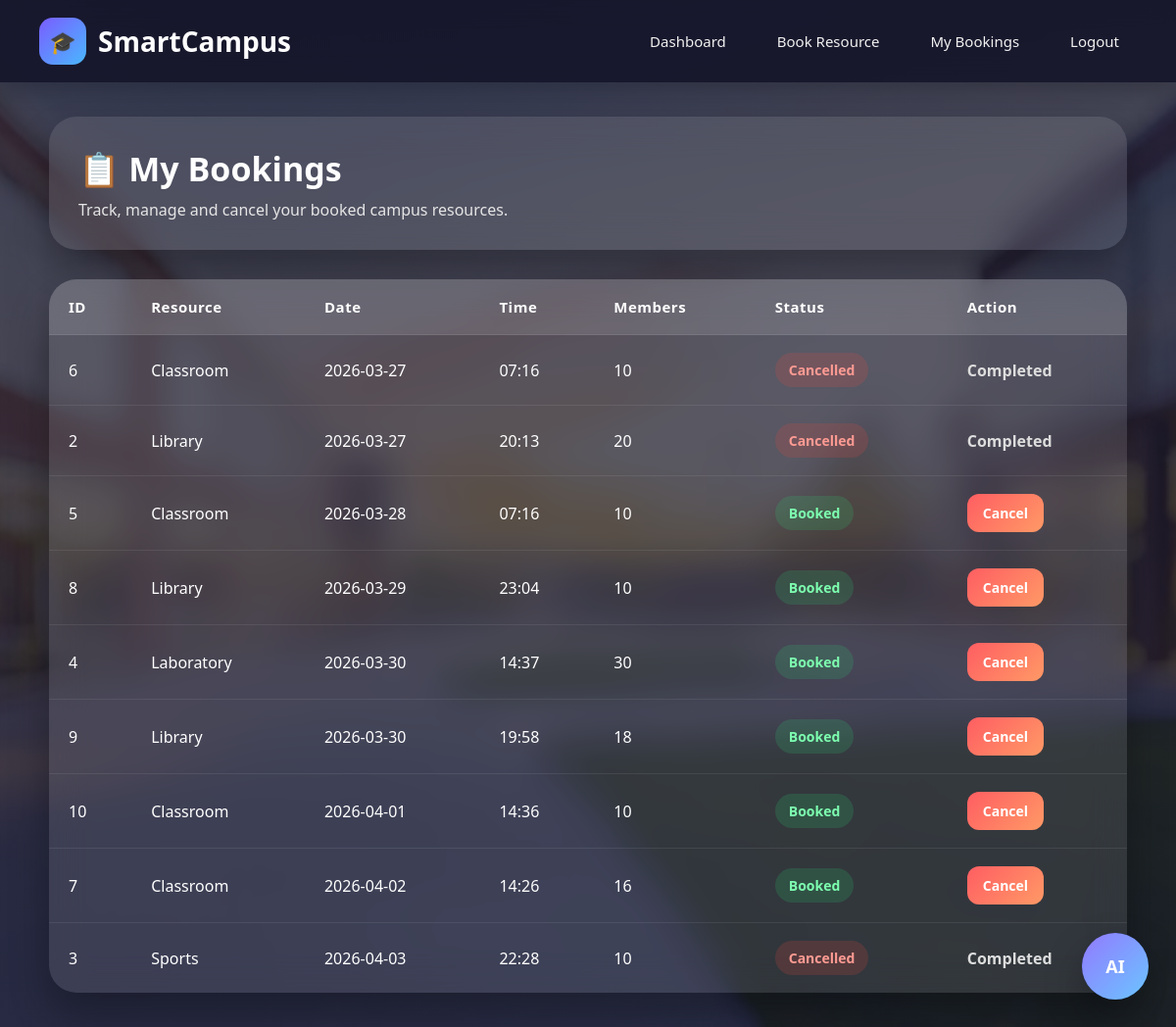
Page /view_bookings (signed in) on the earlier database version.
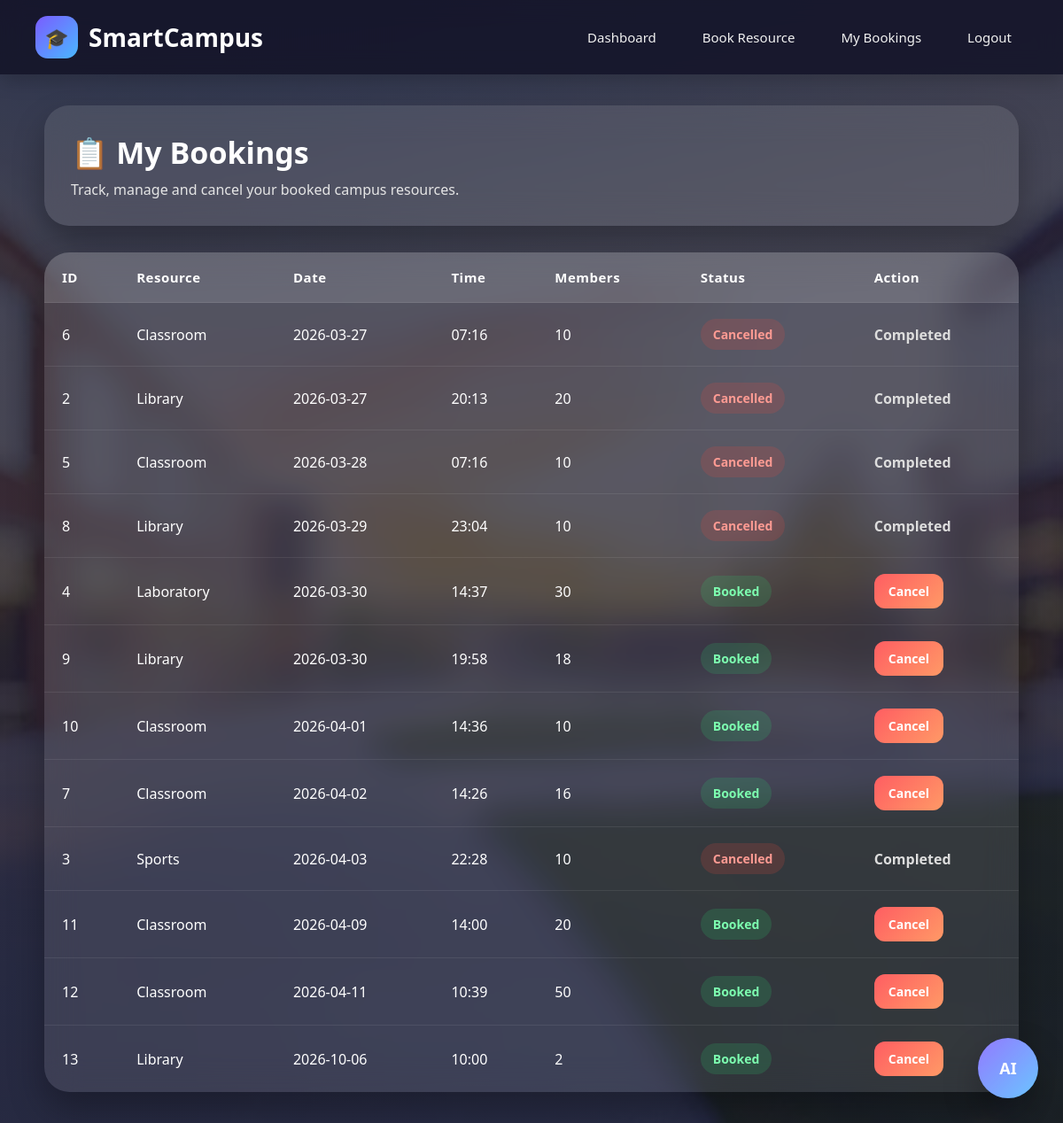
Same page on the later database version.
### tables this page shows
CREATE TABLE bookings(
id INTEGER PRIMARY KEY AUTOINCREMENT,
user TEXT,
resource TEXT,
date TEXT,
time TEXT,
members INTEGER,
status TEXT
);

### app.py (the view)
@app.route("/view_bookings")
def view_bookings():
    if "user" not in session:
        return redirect("/")
    conn = sqlite3.connect("campus.db")
    cursor = conn.cursor()
    cursor.execute("""
        SELECT * FROM bookings
        WHERE user=?
        ORDER BY date,time
    """,(session["user"],))
    bookings = cursor.fetchall()
    conn.close()
    return render_template("view_bookings.html", bookings=bookings)

### templates/view_bookings.html (shortened to what this page needs)
{% extends "base.html" %}
{% block content %}
<div class="page-header">
    <h1>📋 My Bookings</h1>
    <p>Track, manage and cancel your booked campus resources.</p>
</div>
<div class="table-card">
    <div class="table-wrapper">
        {% if bookings %}
        <table>
            <thead>
                <tr>
                    <th>ID</th>
                    <th>Resource</th>
                    <th>Date</th>
                    <th>Time</th>
                    <th>Members</th>
                    <th>Status</th>
                    <th>Action</th>
                </tr>
            </thead>
            <tbody>
                {% for booking in bookings %}
                <tr>
                    <td>{{ booking[0] }}</td>
                    <td>{{ booking[2] }}</td>
                    <td>{{ booking[3] }}</td>
                    <td>{{ booking[4] }}</td>
                    <td>{{ booking[5] }}</td>
                    <td>
                        {% if booking[6] == 'Booked' %}
                            <span class="status-booked">Booked</span>
                        {% else %}
                            <span class="status-cancelled">Cancelled</span>
                        {% endif %}
                    </td>
                    <td>
                        {% if booking[6] == 'Booked' %}
                            <a class="cancel-btn" href="/cancel_booking/{{ booking[0] }}">Cancel</a>
                        {% else %}
                            <span class="cancelled-text">Completed</span>
                        {% endif %}
                    </td>
                </tr>
                {% endfor %}
            </tbody>
        </table>
        {% else %}
            <div class="empty">No bookings found.</div>
        {% endif %}
    </div>
</div>
{% endblock %}

### templates/base.html (shortened to what this page needs)
<!DOCTYPE html>
<html>
<head>
</head>
<body>
    <div class="navbar">
        <div class="logo">
            <div class="logo-icon">🎓</div>
            <span>SmartCampus</span>
        </div>
        <div class="nav-links">
            <a href="/dashboard">Dashboard</a>
            <a href="/book">Book Resource</a>
            <a href="/view_bookings">My Bookings</a>
            <a href="/logout">Logout</a>
        </div>
    </div>
    <div class="container">
        {% block content %}{% endblock %}
    </div>
<div class="ai-chat-launcher" onclick="toggleAssistant()">
    <div class="ai-chat-pulse"></div>
    <span>AI</span>
</div>
</body>
</html>

### templates/base.html (style rules this page uses)
* { margin:0; padding:0; box-sizing:border-box; font-family:'Segoe UI',sans-serif; }
body { background:#f4f6fb; }
.navbar { width:100%; padding:18px 40px; display:flex; justify-content:space-between; align-items:center; background:rgba(20,20,40,0.88); backdrop-filter:blur(12px); position:sticky; top:0; z-index:1000; box-shadow:0 8px 20px rgba(0,0,0,0.18); }
.logo { display:flex; align-items:center; gap:12px; color:white; font-size:28px; font-weight:700; }
.logo-icon { width:48px; height:48px; border-radius:14px; background:linear-gradient(135deg,#7a5cff,#4ab8ff); display:flex; justify-content:center; align-items:center; color:white; font-size:22px; }
.nav-links { display:flex; gap:16px; }
.nav-links a { color:#f1f1f1; text-decoration:none; padding:12px 18px; border-radius:14px; transition:0.3s; font-size:15px; font-weight:500; }
.container { padding:35px 50px; }
.ai-chat-launcher { position:fixed; right:28px; bottom:28px; width:68px; height:68px; border-radius:50%; background:linear-gradient(135deg,#7a5cff,#4ab8ff); display:flex; align-items:center; justify-content:center; color:white; font-size:18px; font-weight:700; cursor:pointer; z-index:9999; box-shadow:0 18px 40px rgba(0,0,0,0.28); overflow:hidden; }
.ai-chat-launcher span { position:relative; z-index:2; }
.ai-chat-pulse { position:absolute; width:100%; height:100%; border-radius:50%; background:rgba(255,255,255,0.18); animation:pulse 2s infinite; }

Differences in the rows shown:
changed bookings id 5: status "Booked Cancel" → "Cancelled Completed"
changed bookings id 8: status "Booked Cancel" → "Cancelled Completed"
added bookings: id "11", resource "Classroom", date "2026-04-09", time "14:00", members "20", status "Booked"
added bookings: id "12", resource "Classroom", date "2026-04-11", time "10:39", members "50", status "Booked"
added bookings: id "13", resource "Library", date "2026-10-06", time "10:00", members "2", status "Booked"
